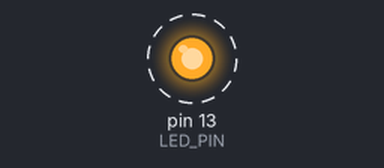
This program was run on a simulated Arduino Uno, built with avr-gcc and run on an emulated ATmega328P. Shown: output pins drawn as LEDs (lit = HIGH). Dashed ring = blinking. What the program prints to the serial monitor is not drawn.

Above: at 2.5 s.
Timing chart, 0 to 6.6 s (numbered marks = the images above):
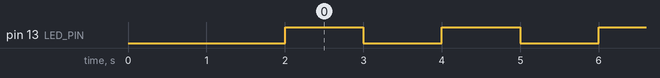

The program:

main.cpp
```cpp
#include <Arduino.h>

#ifndef DISABLE_SERIAL
void dbg_serial_println(const char* fmt, ...)
{
    char buffer[256];
    va_list args;
    va_start(args, fmt);
    int rc = vsnprintf(buffer, sizeof(buffer), fmt, args);
    va_end(args);
    Serial.print(buffer);
}
#define PRINT(...) { dbg_serial_println(__VA_ARGS__); }
#define FLUSH() { Serial.flush(); }
#else
#define PRINT(...) ;
#define FLUSH(...) ;
#endif // ifdef SERIAL_DEBUG

#undef RGB_BUILTIN
#ifdef RGB_BUILTIN
#include <Adafruit_NeoPixel.h>
#endif

#ifndef LED_PIN
#define LED_PIN LED_BUILTIN
#endif

#ifndef MONITOR_SPEED
#define MONITOR_SPEED 9600
#endif


unsigned long NextChange = 0;
bool Value = false;

#ifdef RGB_BUILTIN
unsigned int RgbState = 0;
#endif

void setup()
{
    #ifndef DISABLE_SERIAL
    Serial.begin(MONITOR_SPEED);
    while (!Serial) {
        delay(1000);
    };
    delay(2000);
    PRINT("\n")
    FLUSH();
    PRINT("\nBlink setup()\n");
    #endif

    #ifndef RGB_BUILTIN
    PRINT("LED_PIN=%d\n", LED_PIN);
    pinMode(LED_PIN, OUTPUT);
    #else
    PRINT("RGB_BUILTIN=%d\n", RGB_BUILTIN);
    PRINT("RGB_POWER=%d\n", RGB_POWER);
    PRINT("RGB_DATA=%d\n", RGB_DATA);

    pinMode(RGB_POWER, OUTPUT);
    pinMode(RGB_DATA, OUTPUT);
    digitalWrite(RGB_POWER, HIGH);
    #endif
    NextChange = millis();
}

void led_toggle() {
    PRINT("Toggle %d\n", Value);
    Value = !Value;
    digitalWrite(LED_PIN, Value);
}

#ifdef RGB_BUILTIN
void rgb_toggle ()
{
    PRINT("RgbState %d\n", RgbState);

    if (RgbState == 0) {
        neopixelWrite(RGB_DATA, 0, 255, 0);
        RgbState = 1;
    }
    else if (RgbState == 1) {
        neopixelWrite(RGB_DATA, 255, 0, 0);
        RgbState = 2;
    }
    else if (RgbState == 2) {
        neopixelWrite(RGB_DATA, 0, 0, 255);
        RgbState = 0;
    }
}
#endif

void loop()
{
    if (millis() >= NextChange) {
        PRINT("%d: ", NextChange);
        #ifndef RGB_BUILTIN
        led_toggle();
        #else
        rgb_toggle();
        #endif
        NextChange += 1000;
    }
}
```

Measured:
- by itself, pin 13 (LED_PIN): alternates HIGH for 1.0 s and LOW for 1.0 s
